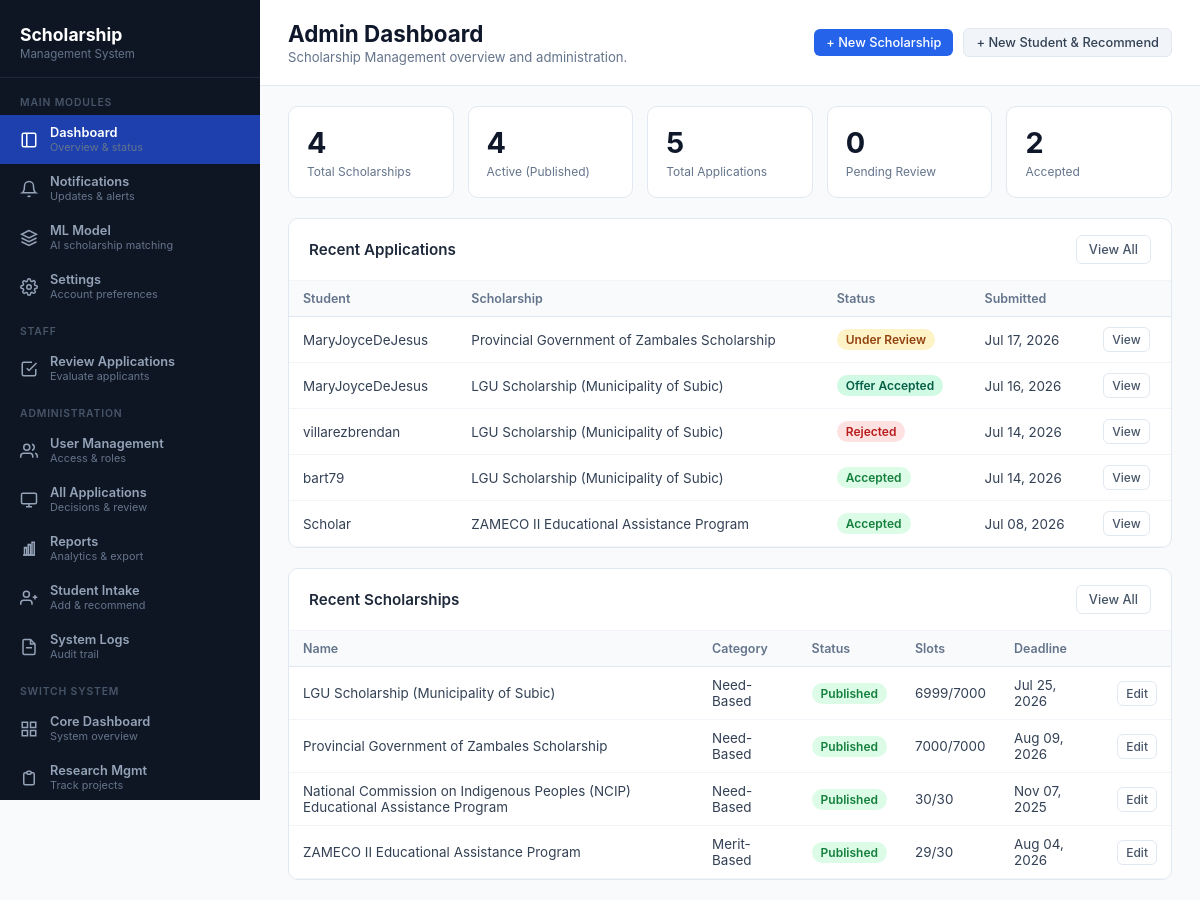
/scholarshipmanagement/dashboard/ (signed in), run on the app's committed database.
### scholarshipmanagement/models.py (models this page shows, shortened)
class Application(models.Model):
    STATUS_CHOICES = [
        ('draft', 'Draft'),
        ('submitted', 'Submitted'),
        ('under_review', 'Under Review'),
        ('accepted', 'Accepted'),
        ('rejected', 'Rejected'),
        ('waitlisted', 'Waitlisted'),
        ('offer_accepted', 'Offer Accepted'),
        ('offer_declined', 'Offer Declined'),
    ]
    id = models.UUIDField(primary_key=True, default=uuid.uuid4, editable=False)
    student = models.ForeignKey(
        settings.AUTH_USER_MODEL,
        on_delete=models.CASCADE,
        related_name='scholarship_applications'
    )
    scholarship = models.ForeignKey(
        Scholarship,
        on_delete=models.CASCADE,
        related_name='applications'
    )
    status = models.CharField(max_length=20, choices=STATUS_CHOICES, default='draft')
    motivation_essay = models.TextField(blank=True)
    achievements = models.TextField(blank=True)
    additional_info = models.JSONField(default=dict, blank=True)
    submitted_at = models.DateTimeField(null=True, blank=True)
    last_updated = models.DateTimeField(auto_now=True)
    created_at = models.DateTimeField(auto_now_add=True)
    class Meta:
        unique_together = ('student', 'scholarship')
        ordering = ['-created_at']

class Scholarship(models.Model):
    CATEGORY_CHOICES = [
        ('merit_based', 'Merit-Based'),
        ('need_based', 'Need-Based'),
        ('talent_based', 'Talent-Based'),
    ]
    TYPE_CHOICES = [
        ('government', 'Government'),
        ('private', 'Private'),
        ('corporate', 'Corporate'),
        ('organization', 'Organization'),
    ]
    STATUS_CHOICES = [
        ('draft', 'Draft'),
        ('published', 'Published'),
        ('closed', 'Closed'),
        ('archived', 'Archived'),
    ]
    id = models.UUIDField(primary_key=True, default=uuid.uuid4, editable=False)
    name = models.CharField(max_length=255, unique=True)
    description = models.TextField()
    category = models.CharField(max_length=20, choices=CATEGORY_CHOICES)
    scholarship_type = models.CharField(max_length=30, choices=TYPE_CHOICES)
    status = models.CharField(max_length=20, choices=STATUS_CHOICES, default='draft')
    award_amount = models.DecimalField(max_digits=12, decimal_places=2)
    number_of_slots = models.PositiveIntegerField()
    renewable = models.BooleanField(default=False)
    eligibility_rules = models.JSONField(default=dict, blank=True)
    required_documents = models.JSONField(
        default=list,
        blank=True,
        help_text="Array of required document types: ['government_id', 'transcript', 'income_proof']"
    )
    application_start_date = models.DateTimeField()
    application_end_date = models.DateTimeField()
    decision_announcement_date = models.DateField(null=True, blank=True)
    admin = models.ForeignKey(
        settings.AUTH_USER_MODEL,
        on_delete=models.SET_NULL,
        null=True,
        related_name='managed_scholarships'
    )
    created_by = models.ForeignKey(
        settings.AUTH_USER_MODEL,
        on_delete=models.SET_NULL,
        null=True,
        related_name='created_scholarships'
    )
    created_at = models.DateTimeField(auto_now_add=True)
    updated_at = models.DateTimeField(auto_now=True)
    @property
    def accepted_count(self):
        return self.applications.filter(status='accepted').count()
    @property
    def slots_remaining(self):
        return max(0, self.number_of_slots - self.accepted_count)

### core/models.py (models this page shows, shortened)
class CustomUser(AbstractUser):
    id = models.UUIDField(primary_key=True, default=uuid.uuid4, editable=False)
    _first_name = models.CharField(max_length=255, blank=True, db_column='first_name')
    _middle_name = models.CharField(max_length=255, blank=True, db_column='middle_name')
    _last_name = models.CharField(max_length=255, blank=True, db_column='last_name')
    is_email_verified = models.BooleanField(default=False)
    bio = models.TextField(blank=True)
    _phone_number = models.CharField(max_length=255, blank=True, db_column='phone_number')
    avatar = models.ImageField(upload_to='avatars/', null=True, blank=True)
    avatar_url = models.URLField(max_length=500, blank=True, null=True)
    @property
    def first_name(self):
        return decrypt(self._first_name) if self._first_name else ''
    @first_name.setter
    def first_name(self, value):
        self._first_name = encrypt(value) if value else ''
    @property
    def middle_name(self):
        return decrypt(self._middle_name) if self._middle_name else ''
    @middle_name.setter
    def middle_name(self, value):
        self._middle_name = encrypt(value) if value else ''
    @property
    def last_name(self):
        return decrypt(self._last_name) if self._last_name else ''
    @last_name.setter
    def last_name(self, value):
        self._last_name = encrypt(value) if value else ''
    @property
    def phone_number(self):
        return decrypt(self._phone_number) if self._phone_number else ''
    @phone_number.setter
    def phone_number(self, value):
        self._phone_number = encrypt(value) if value else ''

### scholarshipmanagement/views.py (the view, shortened to what this page needs)
# urls.py: path("dashboard/", views.dashboard, name="ces-dashboard"),
@login_required
@require_system_access
def dashboard(request):
    current_system = getattr(request, 'current_system', None) or 'scholarshipmanagement'
    user_role = _get_user_role(request)
    is_admin = _is_admin(request)
    is_staff = _is_staff_or_above(request)
    try:
        profile = request.user.scholarship_profile
    except StudentProfile.DoesNotExist:
        profile = StudentProfile.objects.create(user=request.user)
    context = {
        'current_system': current_system,
        'user_role': user_role,
        'is_admin': is_admin,
        'is_staff': is_staff,
        'profile': profile,
    }
    if is_admin:
        context.update({
            'total_scholarships': Scholarship.objects.count(),
            'active_scholarships': Scholarship.objects.filter(status='published').count(),
            'total_applications': Application.objects.count(),
            'pending_applications': Application.objects.filter(status='submitted').count(),
            'under_review_applications': Application.objects.filter(status='under_review').count(),
            'accepted_applications': Application.objects.filter(status='accepted').count(),
            'recent_applications': Application.objects.select_related('student', 'scholarship').order_by('-created_at')[:5],
            'recent_scholarships': Scholarship.objects.order_by('-created_at')[:5],
        })
        return render(request, 'scholarshipmanagement/pages/admin/dashboard.html', context)

### core/utils/encryption.py (called while the page is built)
def decrypt(value: str) -> str:
    if not value:
        return ""
    try:
        return fernet.decrypt(value.encode()).decode()
    except InvalidToken:
        return value

### scholarshipmanagement/views.py (called while the page is built)
def _get_user_role(request):
    current_system = getattr(request, 'current_system', None) or 'scholarshipmanagement'
    membership = SystemMembership.objects.filter(
        user=request.user,
        system_name=current_system
    ).first()
    return membership.system_role if membership else None

def _is_admin(request):
    user_role = _get_user_role(request)
    return request.user.is_superuser or user_role in ('admin', 'superadmin')

def _is_staff_or_above(request):
    user_role = _get_user_role(request)
    return request.user.is_superuser or user_role in ('admin', 'superadmin', 'staff', 'reviewer')

### scholarshipmanagement/templates/scholarshipmanagement/pages/admin/dashboard.html (shortened to what this page needs)
{% extends 'scholarshipmanagement/base.html' %}
{% load static %}
{% block extra_head %}
<link rel="stylesheet" href="{% static 'scholarshipmanagement/css/pages/dashboard.css' %}">
{% endblock %}
{% block content %}
<main class="main-content">
  <div class="top-bar">
    <div class="page-header">
      <h1>Admin Dashboard</h1>
      <p>Scholarship Management overview and administration.</p>
    </div>
    <div class="top-actions">
      <a href="{% url 'scholarshipmanagement:create_scholarship' %}" class="btn btn-primary btn-sm">+ New Scholarship</a>
      <a href="{% url 'scholarshipmanagement:student_intake_recommendations' %}" class="btn btn-secondary btn-sm">+ New Student & Recommend</a>
    </div>
  </div>
  <div class="stats-grid">
    <div class="stat-card">
      <div class="stat-body"><div class="stat-value">{{ total_scholarships }}</div><div class="stat-label">Total Scholarships</div></div>
    </div>
    <div class="stat-card">
      <div class="stat-body"><div class="stat-value">{{ active_scholarships }}</div><div class="stat-label">Active (Published)</div></div>
    </div>
    <div class="stat-card">
      <div class="stat-body"><div class="stat-value">{{ total_applications }}</div><div class="stat-label">Total Applications</div></div>
    </div>
    <div class="stat-card">
      <div class="stat-body"><div class="stat-value">{{ pending_applications }}</div><div class="stat-label">Pending Review</div></div>
    </div>
    <div class="stat-card">
      <div class="stat-body"><div class="stat-value">{{ accepted_applications }}</div><div class="stat-label">Accepted</div></div>
    </div>
  </div>
  <section class="content-section">
    <div class="section-header">
      <h2>Recent Applications</h2>
      <a href="{% url 'scholarshipmanagement:admin_applications' %}" class="btn btn-ghost btn-sm">View All</a>
    </div>
    <table class="data-table">
      <thead><tr><th>Student</th><th>Scholarship</th><th>Status</th><th>Submitted</th><th></th></tr></thead>
      <tbody>
        {% for app in recent_applications %}
        <tr>
          <td>{{ app.student.username }}</td>
          <td>{{ app.scholarship.name }}</td>
          <td><span class="status-badge status--{{ app.status }}">{{ app.get_status_display }}</span></td>
          <td>{{ app.submitted_at|date:"M d, Y"|default:"—" }}</td>
          <td><a href="{% url 'scholarshipmanagement:application_detail' app.id %}" class="btn btn-ghost btn-xs">View</a></td>
        </tr>
        {% empty %}
        <tr><td colspan="5" class="empty-cell">No applications yet.</td></tr>
        {% endfor %}
      </tbody>
    </table>
  </section>
  <section class="content-section">
    <div class="section-header">
      <h2>Recent Scholarships</h2>
      <a href="{% url 'scholarshipmanagement:sm_scholarships' %}" class="btn btn-ghost btn-sm">View All</a>
    </div>
    <table class="data-table">
      <thead><tr><th>Name</th><th>Category</th><th>Status</th><th>Slots</th><th>Deadline</th><th></th></tr></thead>
      <tbody>
        {% for s in recent_scholarships %}
        <tr>
          <td>{{ s.name }}</td>
          <td>{{ s.get_category_display }}</td>
          <td><span class="status-badge status--{{ s.status }}">{{ s.get_status_display }}</span></td>
          <td>{{ s.slots_remaining }}/{{ s.number_of_slots }}</td>
          <td>{{ s.application_end_date|date:"M d, Y" }}</td>
          <td>
            <a href="{% url 'scholarshipmanagement:edit_scholarship' s.id %}" class="btn btn-ghost btn-xs">Edit</a>
          </td>
        </tr>
        {% empty %}
        <tr><td colspan="6" class="empty-cell">No scholarships yet.</td></tr>
        {% endfor %}
      </tbody>
    </table>
  </section>
</main>
{% endblock %}

### static/scholarshipmanagement/css/sidebar.css (style rules this page uses)
.main-content { margin-left: 260px; min-height: 100vh; background: #f8fafc; padding: 0; }

### static/scholarshipmanagement/css/pages/global.css (style rules this page uses)
*, *::before, *::after { box-sizing: border-box; }
body { margin: 0; font-family: 'Inter', -apple-system, BlinkMacSystemFont, sans-serif; background: #f8fafc; color: #1e293b; }
.top-bar { display: flex; align-items: center; justify-content: space-between; padding: 20px 28px; background: #fff; border-bottom: 1px solid #e2e8f0; flex-wrap: wrap; gap: 12px; }
.page-header h1 { font-size: 1.4rem; font-weight: 700; margin: 0; color: #0f172a; }
.page-header p { font-size: 0.82rem; color: #64748b; margin: 2px 0 0; }
.top-actions { display: flex; align-items: center; gap: 10px; flex-wrap: wrap; }
.btn { display: inline-flex; align-items: center; gap: 6px; padding: 8px 16px; border-radius: 6px; font-size: 0.85rem; font-weight: 500; cursor: pointer; border: none; text-decoration: none; transition: background 0.15s; }
.btn-primary { background: #2563eb; color: #fff; }
.btn-secondary { background: #f1f5f9; color: #334155; border: 1px solid #e2e8f0; }
.btn-ghost { background: transparent; color: #475569; border: 1px solid #e2e8f0; }
.btn-sm { padding: 6px 12px; font-size: 0.8rem; }
.btn-xs { padding: 4px 8px; font-size: 0.75rem; }
.data-table { width: 100%; border-collapse: collapse; font-size: 0.84rem; }
.data-table th { background: #f8fafc; padding: 10px 14px; text-align: left; font-weight: 600; font-size: 0.78rem; color: #64748b; border-bottom: 1px solid #e2e8f0; }
.data-table td { padding: 10px 14px; border-bottom: 1px solid #f1f5f9; color: #334155; vertical-align: middle; }
.status-badge { display: inline-block; padding: 3px 9px; border-radius: 9999px; font-size: 0.75rem; font-weight: 600; }
.status--under_review { background: #fef3c7; color: #92400e; }
.status--accepted { background: #dcfce7; color: #15803d; }
.status--rejected { background: #fee2e2; color: #b91c1c; }
.status--offer_accepted { background: #d1fae5; color: #065f46; }
.status--published { background: #dcfce7; color: #15803d; }
.stats-grid { display: grid; grid-template-columns: repeat(auto-fill, minmax(160px, 1fr)); gap: 14px; padding: 20px 28px; }
.stat-card { background: #fff; border: 1px solid #e2e8f0; border-radius: 10px; padding: 18px; }
.stat-value { font-size: 1.8rem; font-weight: 700; color: #0f172a; }
.stat-label { font-size: 0.75rem; color: #64748b; margin-top: 4px; }
.stat-body { display: flex; flex-direction: column; }
.content-section { background: #fff; border: 1px solid #e2e8f0; border-radius: 10px; margin: 0 28px 20px; overflow: hidden; }
.section-header { display: flex; justify-content: space-between; align-items: center; padding: 16px 20px; border-bottom: 1px solid #f1f5f9; }
.section-header h2 { font-size: 0.95rem; font-weight: 600; margin: 0; }

### data on the page
Application: student.username "MaryJoyceDeJesus", scholarship.name "Provincial Government of Zambales Scholarship", status "Under Review", submitted_at "Jul 17, 2026"
Application: student.username "MaryJoyceDeJesus", scholarship.name "LGU Scholarship (Municipality of Subic)", status "Offer Accepted", submitted_at "Jul 16, 2026"
Application: student.username "villarezbrendan", scholarship.name "LGU Scholarship (Municipality of Subic)", status "Rejected", submitted_at "Jul 14, 2026"
Application: student.username "bart79", scholarship.name "LGU Scholarship (Municipality of Subic)", status "Accepted", submitted_at "Jul 14, 2026"
Application: student.username "Scholar", scholarship.name "ZAMECO II Educational Assistance Program", status "Accepted", submitted_at "Jul 08, 2026"
Scholarship: name "LGU Scholarship (Municipality of Subic)", category "Need-Based", status "Published", slots_remaining "6999", number_of_slots "7000", application_end_date "Jul 25, 2026"
Scholarship: name "Provincial Government of Zambales Scholarship", category "Need-Based", status "Published", slots_remaining "7000", number_of_slots "7000", application_end_date "Aug 09, 2026"
Scholarship: name "National Commission on Indigenous Peoples (NCIP) Educational Assistance Program", category "Need-Based", status "Published", slots_remaining "30", number_of_slots "30", application_end_date "Nov 07, 2025"
Scholarship: name "ZAMECO II Educational Assistance Program", category "Merit-Based", status "Published", slots_remaining "29", number_of_slots "30", application_end_date "Aug 04, 2026"

### other printed values
{{ total_scholarships }} "4"
{{ active_scholarships }} "4"
{{ total_applications }} "5"
{{ pending_applications }} "0"
{{ accepted_applications }} "2"
